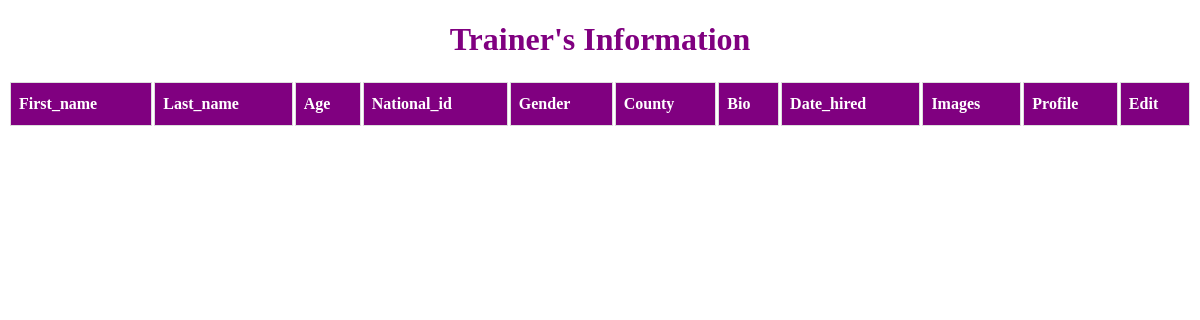
Page /trainer/list/ on the earlier database version.
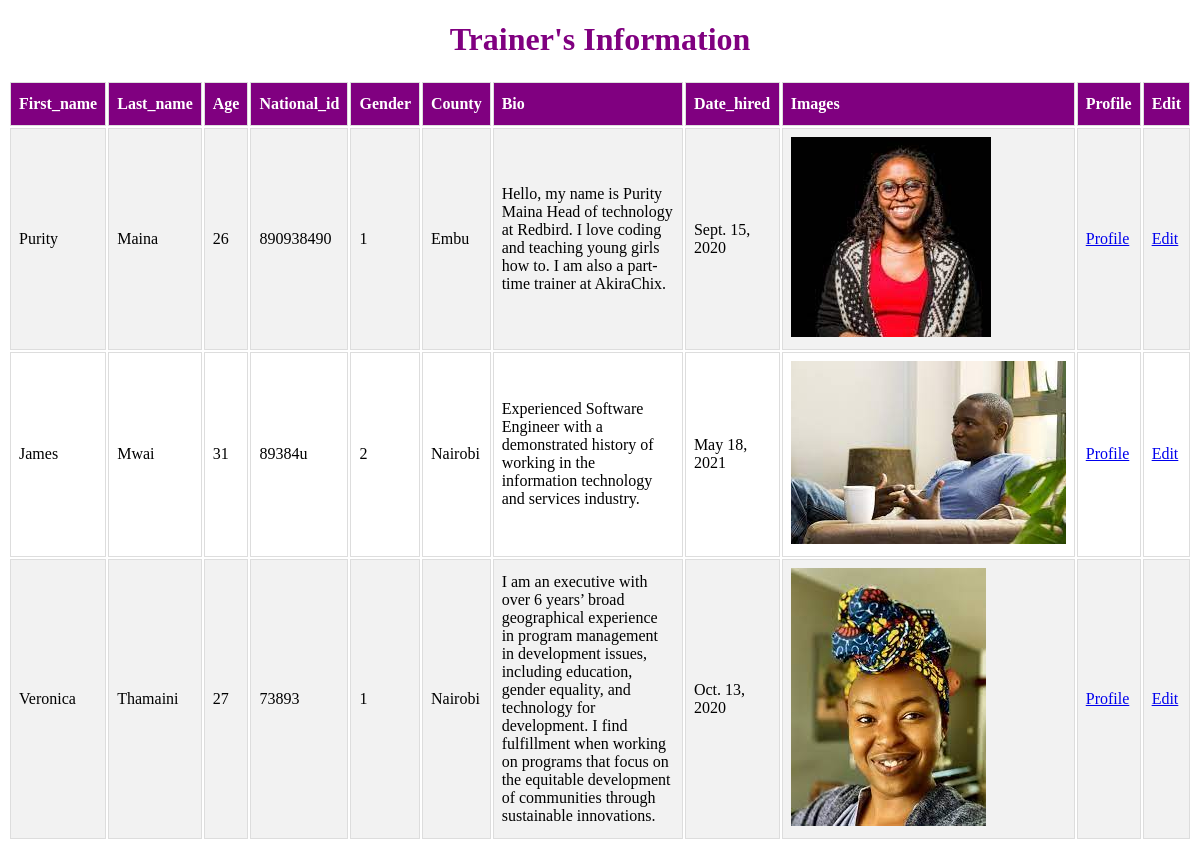
Same page on the later database version.
### trainer/models.py (models this page shows, shortened)
class Trainer(models.Model):
    first_name=models.CharField(max_length=12, null=True)
    last_name=models.CharField(max_length=12, null=True)
    age=models.PositiveSmallIntegerField(null=True)
    national_id=models.CharField(max_length=20,null=True)
    nationality=(
        ('1','Kenyan'),
        ('2','Rwandan'),
        ('3','SouthSudanese'),
        ('4','Ugandan'),
    )
    nationality=models.CharField(
        max_length=15 , choices=nationality
    ,null=True)
    gender=(
        ('Female','Female'),
        ('male','Male'),
        ('Other','Other'),
    )
    gender=models.CharField(max_length=15,choices=gender)
    email_adress=models.EmailField(null=True)
    county=models.CharField(max_length=15,null=True)
    image=models.ImageField(upload_to ="images/",null=True)
    bio=models.TextField(null=True)
    contract=models.FileField(upload_to="documents/",null=True)
    date_hired=models.DateField(null=True)
    languages=(
        ('English','English'),
        ('Swahili','Swahili'),
        ('French','French'),
        ('Kinyarwanda','Kinyaruanda'),
    )
    languages=models.CharField(max_length=15,choices=languages,null=True)

### trainer/views.py (the view)
# urls.py: path("list/",trainers_list,name="trainers_list"),
def trainers_list(request):
    trainers=Trainer.objects.all()
    return render(request,"trainers_list.html",{"trainers":trainers})

### trainer/templates/trainers_list.html (shortened to what this page needs)
<!DOCTYPE html>
<html lang="en">
<head>
</head>
<body>
    <h1 class="title">Trainer's Information</h1>
    <table id="table">
        <tr>
        <th>First_name</th>
        <th>Last_name</th>
        <th>Age</th>
        <th>National_id</th>
        <th>Gender</th>
        <th>County</th>
        <th>Bio</th>
        <th>Date_hired</th>
        <th>Images</th>
        <th>Profile</th>
        <th>Edit</th>
    </tr>
    {% for trainer in trainers%}
    <tr>
        <td> {{trainer.first_name}}</td>
        <td> {{trainer.last_name}}</td>
        <td> {{trainer.age}}</td>
        <td> {{trainer.national_id}}</td>
        <td> {{trainer.gender}}</td>
        <td> {{trainer.county}}</td>
        <td> {{trainer.bio}}</td>
        <td> {{trainer.date_hired}}</td>
        {% if trainer.image %}
        <td> <img class="picha" src="{{trainer.image.url}}"></td>
        {% endif %}
        <td>
            <a href="{% url 'trainer_profile' id=trainer.id%}"> Profile</a>
        </td>
        <td>
            <a href="{% url 'edit_trainer' id=trainer.id%}"> Edit</a>
        </td>
    </tr>
    {% endfor %}
</table>
</body>
</html>

Differences in the rows shown:
added Trainer: first_name "Purity", last_name "Maina", age "26", national_id "890938490", gender "1", county "Embu", bio "Hello, my name is Purity Maina Head of technology at Redbird. I love coding and teaching young girls how to. I am also a part-time trainer at AkiraChix.", date_hired "Sept. 15, 2020", image (picture)
added Trainer: first_name "James", last_name "Mwai", age "31", national_id "89384u", gender "2", county "Nairobi", bio "Experienced Software Engineer with a demonstrated history of working in the information technology and services industry.", date_hired "May 18, 2021", image (picture)
added Trainer: first_name "Veronica", last_name "Thamaini", age "27", national_id "73893", gender "1", county "Nairobi", bio "I am an executive with over 6 years’ broad geographical experience in program management in development issues, including education, gender equality, and technology for development. I find fulfillment when working on programs that focus on the equitable development of communities through sustainable innovations.", date_hired "Oct. 13, 2020", image (picture)
